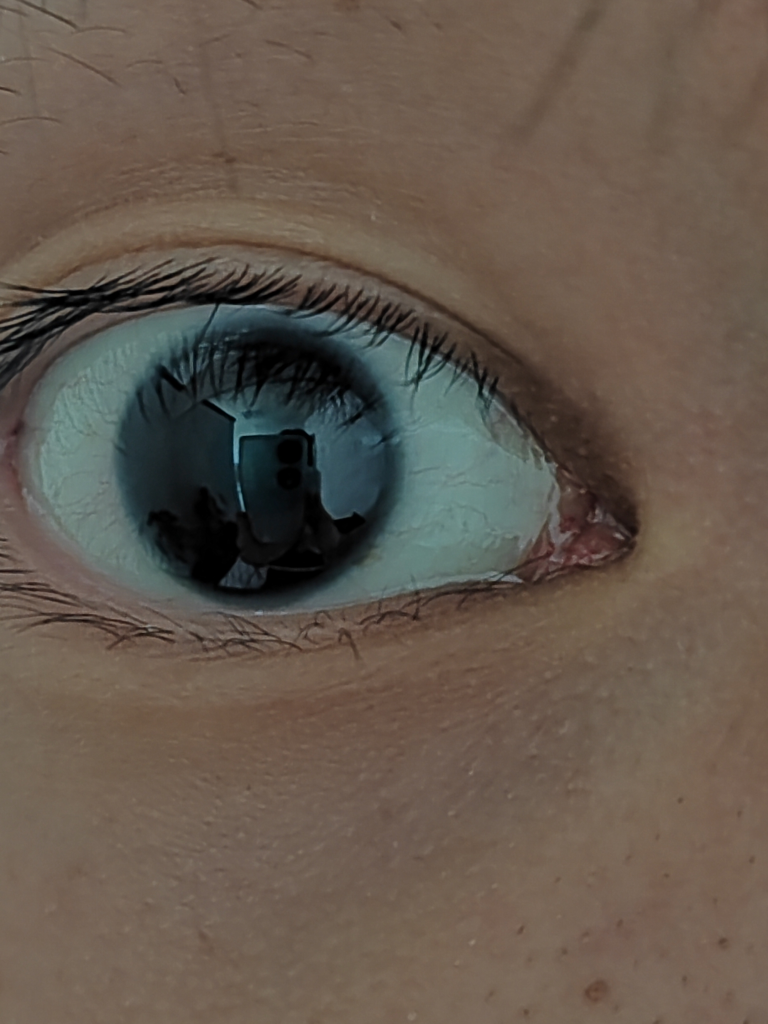
#> input picture img/IMG_20260604_121015.jpg, 3072 x 4096 px (shown at 1/4 size)
$ python -i eye_iris_detect.py   (imports and definitions only)
#> lines starting #> are read from the running program, lines starting #| are printed output that depends on the picture; after the words box and inside, x2 and y2 are one past the last pixel; in counts of white or black regions, pixels touching at a corner belong together
#> further down, picture is the input picture: shape (4096, 3072, 3); mean B, G, R 77.2, 88.4, 100.5
"""眼部特写图：基于瞳孔边界与虹膜外缘定位取色环带。"""

from dataclasses import dataclass
from typing import Optional, Tuple

import cv2
import numpy as np

from app.services.scope_field import ScopeField


@dataclass
class PupilEstimate:
    """瞳孔估计结果。"""

    center_x: int
    center_y: int
    radius: float
    confidence: float = 0.0
    method: str = "unknown"
    candidate_count: int = 0
    candidate_mask: Optional[np.ndarray] = None


@dataclass
class IrisRingEstimate:
    """虹膜环带估计结果。"""

    mask: np.ndarray
    outer_radius: float
    inner_radius: float
    sample_pixel_count: int
    iris_outer_method: str
    iris_confidence: float


@dataclass
class IrisDiskEstimate:
    """黑盘直检结果：把瞳孔+虹膜当作一个暗圆盘定位。"""

    center_x: int
    center_y: int
    iris_radius: float
    pupil_radius: float
    confidence: float
    method: str = "iris_disk"
    pupil_estimated: bool = True
    candidate_mask: Optional[np.ndarray] = None


# [41 lines left out: function suppress_specular, not called in this run]


def _preprocess_luminance(image_bgr: np.ndarray) -> np.ndarray:
    """用亮度通道做轻量归一化，降低局部光照对阈值的影响。"""
    hsv = cv2.cvtColor(image_bgr, cv2.COLOR_BGR2HSV)
    v_channel = hsv[:, :, 2]
    clahe = cv2.createCLAHE(clipLimit=2.0, tileGridSize=(8, 8))
    enhanced = clahe.apply(v_channel)
    return cv2.GaussianBlur(enhanced, (5, 5), 1.2)


# [135 lines left out: functions _center_roi_bounds, _detect_pupil_hough, _detect_pupil_candidates, not called in this run]


def _sample_luminance_at(image: np.ndarray, x: np.ndarray, y: np.ndarray) -> np.ndarray:
    h, w = image.shape[:2]
    x_clipped = np.clip(np.rint(x).astype(np.int32), 0, w - 1)
    y_clipped = np.clip(np.rint(y).astype(np.int32), 0, h - 1)
    return image[y_clipped, x_clipped].astype(np.float32)


# [248 lines left out: functions _ray_spec_fraction, _smooth_profile, _refine_pupil_boundary, _estimate_iris_outer_radius, detect_pupil, build_iris_ring_from_pupil and 2 more, not called in this run]


def _surround_stats(
    luminance: np.ndarray,
    cx: float,
    cy: float,
    radius: float,
    inside_mean: float,
    margin: float,
) -> Tuple[float, float]:
    """返回 (外亮于内的角度占比, 外侧平均亮度)。"""
    angles = np.linspace(0, 2 * np.pi, 24, endpoint=False)
    out_r = radius * 1.18
    xs = cx + np.cos(angles) * out_r
    ys = cy + np.sin(angles) * out_r
    values = _sample_luminance_at(luminance, xs, ys)
    support = float(np.mean(values > inside_mean + margin))
    return support, float(np.mean(values))


# [16 lines left out: function _fit_circle_kasa, not called in this run]


def _estimate_pupil_in_disk(
    luminance: np.ndarray,
    cx: float,
    cy: float,
    iris_r: float,
    pupil_iris_ratio: float,
) -> Tuple[float, bool]:
    """
    在黑盘内尝试找更暗的瞳孔核。

    深色融合眼里瞳孔与虹膜亮度几乎一致，找不到时按 pupil_iris_ratio 估算。
    返回 (pupil_radius, estimated)。estimated=True 表示用比例兜底。
    """
    h, w = luminance.shape[:2]
    fallback = float(iris_r * pupil_iris_ratio)
    r_search = int(iris_r * 0.75)
    x1 = max(int(cx - r_search), 0)
    x2 = min(int(cx + r_search), w)
    y1 = max(int(cy - r_search), 0)
    y2 = min(int(cy + r_search), h)
    roi = luminance[y1:y2, x1:x2]
    if roi.size == 0:
        return fallback, True

    thr = float(np.percentile(roi, 15))
    dark = (roi <= thr).astype(np.uint8) * 255
    kernel = cv2.getStructuringElement(cv2.MORPH_ELLIPSE, (5, 5))
    dark = cv2.morphologyEx(dark, cv2.MORPH_OPEN, kernel)
    dark = cv2.morphologyEx(dark, cv2.MORPH_CLOSE, kernel)

    contours, _ = cv2.findContours(dark, cv2.RETR_EXTERNAL, cv2.CHAIN_APPROX_SIMPLE)
    local_cx, local_cy = cx - x1, cy - y1
    min_r = iris_r * 0.12
    max_r = iris_r * 0.65
    best_r = None
    best_dist = float("inf")
    for cnt in contours:
        area = cv2.contourArea(cnt)
        if area < np.pi * min_r * min_r:
            continue
        (ex, ey), enclosing_r = cv2.minEnclosingCircle(cnt)
        if enclosing_r < min_r or enclosing_r > max_r:
            continue
        perimeter = cv2.arcLength(cnt, True)
        if perimeter <= 0:
            continue
        circularity = 4.0 * np.pi * area / (perimeter * perimeter)
        if circularity < 0.5:
            continue
        dist = (ex - local_cx) ** 2 + (ey - local_cy) ** 2
        if dist < best_dist:
            best_dist = dist
            best_r = float(enclosing_r)

    if best_r is not None:
        return best_r, False
    return fallback, True


# [179 lines left out: functions _detect_pupil_core, _limbus_arc_score, _outer_limbus_radius, _fit_limbus, not called in this run]


def _inside_mean(luminance: np.ndarray, cx: float, cy: float, radius: float) -> float:
    """圆盘内（取 0.7r 避开边界）平均亮度。"""
    mask = np.zeros(luminance.shape, dtype=np.uint8)
    cv2.circle(mask, (int(cx), int(cy)), max(int(radius * 0.7), 1), 255, -1)
    return float(cv2.mean(luminance, mask=mask)[0])


def _sclera_fraction(
    hsv: np.ndarray,
    cx: float,
    cy: float,
    radius: float,
    v_min: float,
    s_max: float,
) -> float:
    """外侧环带中「偏白巩膜」（高亮度、低饱和）像素占比，用于区分虹膜与眉毛。"""
    angles = np.linspace(0, 2 * np.pi, 32, endpoint=False)
    out_r = radius * 1.15
    xs = cx + np.cos(angles) * out_r
    ys = cy + np.sin(angles) * out_r
    s_vals = _sample_luminance_at(hsv[:, :, 1], xs, ys)
    v_vals = _sample_luminance_at(hsv[:, :, 2], xs, ys)
    whitish = (v_vals > v_min) & (s_vals < s_max)
    return float(np.mean(whitish))


def _bilateral_sclera_fraction(
    hsv: np.ndarray,
    cx: float,
    cy: float,
    radius: float,
    v_min: float,
    s_max: float,
) -> float:
    """
    左右两侧楔形各自的「偏白巩膜」占比，取较小值。

    真实虹膜被巩膜水平包围，左右两侧都应有白色；眉毛/睫毛被皮肤包围，
    两侧都没有白巩膜。取双侧最小值可拒绝「单侧偶然有亮皮肤」的假阳性。
    """
    out_r = radius * 1.15

    def _wedge(center_deg: float) -> float:
        angles = np.deg2rad(np.linspace(center_deg - 35.0, center_deg + 35.0, 13))
        xs = cx + np.cos(angles) * out_r
        ys = cy + np.sin(angles) * out_r
        s_vals = _sample_luminance_at(hsv[:, :, 1], xs, ys)
        v_vals = _sample_luminance_at(hsv[:, :, 2], xs, ys)
        return float(np.mean((v_vals > v_min) & (s_vals < s_max)))

    right = _wedge(0.0)
    left = _wedge(180.0)
    return min(left, right)


def detect_iris_disk(
    image_bgr: np.ndarray,
    dark_percentile: float = 35.0,
    min_radius_ratio: float = 0.12,
    max_radius_ratio: float = 0.45,
    circularity_min: float = 0.55,
    surround_contrast: float = 8.0,
    surround_support_min: float = 0.45,
    pupil_iris_ratio: float = 0.30,
    sclera_min: float = 0.10,
    sclera_v_min: float = 150.0,
    sclera_s_max: float = 60.0,
    sclera_bilateral_min: float = 0.0,
    target_min_dim: int = 700,
    scope: Optional[ScopeField] = None,
    scope_iris_min_ratio: float = 0.35,
    scope_iris_max_ratio: float = 0.75,
    limbus_edge_scale: float = 1.06,
) -> Optional[IrisDiskEstimate]:
    """
    黑盘直检：直接用 Hough 找虹膜/巩膜的圆形边界，再用「内暗外亮」验证。

    适用于瞳孔与虹膜融成一团黑、且与睫毛/眉毛/眼窝阴影连成一片的实拍图——
    此时暗区连通域不再是圆，必须靠圆形边界（梯度）而非暗区面积定位。

    scope 非空（镜筒特写）时启用视场先验：虹膜半径限制在视场半径的
    [scope_iris_min_ratio, scope_iris_max_ratio] 区间、圆心须在视场内、
    环绕验证只看下方 240° 弧段（上方是眼皮）。
    """
#> called with dark_percentile = 35, min_radius_ratio = 0.12, max_radius_ratio = 0.45, circularity_min = 0.55, surround_contrast = 8, surround_support_min = 0.45, pupil_iris_ratio = 0.3, sclera_min = 0.1
    h, w = image_bgr.shape[:2]
    min_dim = min(h, w)

    # 大图先降采样，兼顾 Hough 速度与稳定性
    target = target_min_dim
    scale = target / min_dim if min_dim > target else 1.0
    small = (
        cv2.resize(image_bgr, None, fx=scale, fy=scale, interpolation=cv2.INTER_AREA)
        if scale < 1.0
        else image_bgr
    )
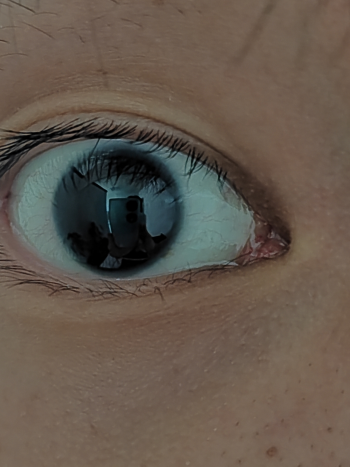
#> small: shape (933, 700, 3) (shown at 1/2 size); mean B, G, R 77.2, 88.4, 100.5
    luminance = _preprocess_luminance(small)
#> in _preprocess_luminance, `v_channel = hsv[:, :, 2]`:
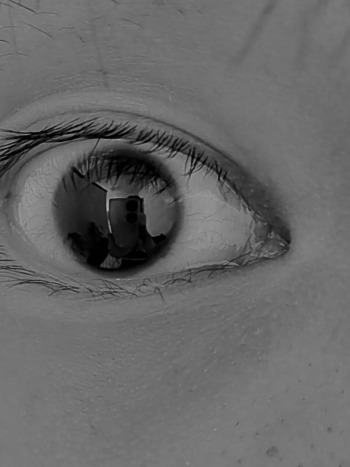
#> v_channel: shape (933, 700) (shown at 1/2 size); min 0, max 181, mean 103.5
#> in _preprocess_luminance, `enhanced = clahe.apply(v_channel)`:
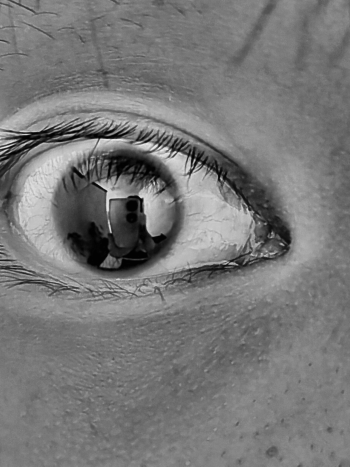
#> enhanced: shape (933, 700) (shown at 1/2 size); min 1, max 236, mean 119.6
    hsv = cv2.cvtColor(small, cv2.COLOR_BGR2HSV)
    sh, sw = luminance.shape[:2]
    s_min_dim = min(sh, sw)

    scope_cx = scope_cy = scope_r = None
    if scope is not None:
        scope_cx = scope.center_x * scale
        scope_cy = scope.center_y * scale
        scope_r = scope.radius * scale

    if scope_r is not None:
        # 镜筒特写主路径：角膜缘圆拟合定中心+半径，再在虹膜内找瞳孔半径
        limbus = _fit_limbus(
            luminance, scope_cx, scope_cy, scope_r,
            scope_iris_min_ratio, scope_iris_max_ratio,
        )
        if limbus is not None:
            lcx, lcy, iris_r, confidence = limbus
            # Daugman 响应峰在梯度最陡处（略偏角膜缘内侧），小幅外扩贴合可见边缘
            iris_r = min(iris_r * limbus_edge_scale, scope_r * scope_iris_max_ratio)
        else:
            # 稳健兜底：以视场中心 + 虹膜/视场半径经验中位数（实测 ~0.52）
            lcx, lcy, iris_r, confidence = scope_cx, scope_cy, scope_r * 0.52, 0.35
        # 瞳孔半径：优先在虹膜内检出真实瞳孔，失败按比例兜底
        pupil = _detect_pupil_core(luminance, lcx, lcy, scope_r)
        if pupil is not None and abs(pupil[2]) < iris_r * 0.9:
            pr = pupil[2]
            estimated = False
        else:
            pr = iris_r * pupil_iris_ratio
            estimated = True
        inv = 1.0 / scale
        candidate_mask = np.zeros((h, w), dtype=np.uint8)
        cv2.circle(
            candidate_mask, (int(lcx * inv), int(lcy * inv)), int(iris_r * inv), 255, 2
        )
        return IrisDiskEstimate(
            center_x=int(lcx * inv),
            center_y=int(lcy * inv),
            iris_radius=float(iris_r * inv),
            pupil_radius=float(pr * inv),
            confidence=confidence,
            method="iris_disk_limbus",
            pupil_estimated=estimated,
            candidate_mask=candidate_mask,
        )
    else:
        min_r = max(int(s_min_dim * min_radius_ratio), 8)
        max_r = max(int(s_min_dim * max_radius_ratio), min_r + 1)
    blurred = cv2.medianBlur(luminance, 5)

    # 多阈值收集候选并去重：严阈值给强边界，松阈值补遮挡/弱边界。
    # 镜筒图（有视场先验）三档全量收集后统一评分，避免小假圆挤掉被遮挡的真虹膜；
    # 普通图保留「凑够 2 个候选提前短路」，与既有回归基线一致。
    candidates: dict = {}
    for param2 in (30, 22, 16):
        circles = cv2.HoughCircles(
            blurred,
            cv2.HOUGH_GRADIENT,
            dp=1.2,
            minDist=min_r,
            param1=50,
            param2=param2,
            minRadius=min_r,
            maxRadius=max_r,
        )
        if circles is not None:
            for circle in circles[0]:
                cx, cy, radius = float(circle[0]), float(circle[1]), float(circle[2])
                key = (round(cx / 12), round(cy / 12), round(radius / 12))
                candidates.setdefault(key, (cx, cy, radius))
        if scope is None and len(candidates) >= 2:
            break
#> after the loop, candidates = 65 items
    if not candidates:
        return None

    img_cx, img_cy = sw / 2.0, sh / 2.0
    best = None
    best_score = -float("inf")
    for cx, cy, radius in candidates.values():
        inside = _inside_mean(luminance, cx, cy, radius)
        support, outside = _surround_stats(
            luminance, cx, cy, radius, inside, surround_contrast * 0.5
        )
        contrast = outside - inside
        # 虹膜与巩膜的强反差是区分「眼睛」与「眉毛/睫毛/皮肤暗块」的关键：
        # 眉毛被皮肤包围时反差≈0，虹膜被巩膜包围时反差很大。
        if contrast < surround_contrast or support < surround_support_min:
            continue
        # 偏白巩膜占比作为加分项（不作硬门槛，避免暗光巩膜被误杀）
        sclera = _sclera_fraction(hsv, cx, cy, radius, sclera_v_min, sclera_s_max)
        # 双侧巩膜合理性：眉毛/睫毛两侧都被皮肤包围、无白巩膜，可据此拒绝
        bilateral = _bilateral_sclera_fraction(hsv, cx, cy, radius, sclera_v_min, sclera_s_max)
        if sclera_bilateral_min > 0.0 and bilateral < sclera_bilateral_min:
            continue

        darkness = 1.0 - min(inside / 255.0, 1.0)
        dist_norm = ((cx - img_cx) ** 2 + (cy - img_cy) ** 2) ** 0.5 / max(sw, sh)
        score = (
            min(contrast / 80.0, 1.0) * 2.2
            + support * 1.2
            + darkness * 0.8
            + sclera * 0.8
            + bilateral * 0.8
            - dist_norm * 0.5
        )
        if score > best_score:
            best_score = score
            best = (cx, cy, radius, support, sclera)
#> this loop made 65 passes
#> (cx, cy, radius, inside, support, outside, contrast) on pass 1: (237, 379.8, 215.3, 95.13, 0.792, 118.9, 23.74)

    if best is None:
        return None

    cx, cy, iris_r, support, sclera = best
    pupil_r, estimated = _estimate_pupil_in_disk(luminance, cx, cy, iris_r, pupil_iris_ratio)
#> in _estimate_pupil_in_disk, `roi = luminance[y1:y2, x1:x2]`:
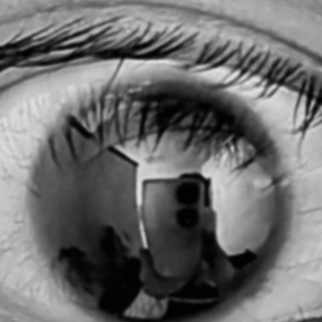
#> roi: shape (322, 322); min 1, max 225, mean 109
#> in _estimate_pupil_in_disk, `dark = (roi <= thr).astype(np.uint8) * 255`:
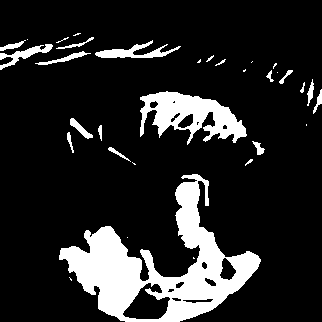
#> dark: shape (322, 322); 15.2% white; 33 white regions (14 under 20 px), largest, box (x1, y1, x2, y2) and area: (59, 174, 261, 322) 10580, (140, 91, 247, 145) 2926, (95, 40, 181, 58) 590
#> in _estimate_pupil_in_disk, `dark = cv2.morphologyEx(dark, cv2.MORPH_CLOSE, kernel)`:
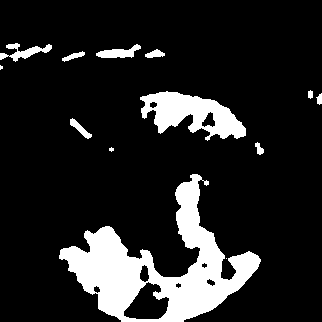
#> dark: shape (322, 322); 14.2% white; 13 white regions (3 under 20 px), largest, box (x1, y1, x2, y2) and area: (59, 174, 261, 322) 10615, (140, 91, 246, 141) 2807, (0, 43, 52, 62) 382
#> the loop in _estimate_pupil_in_disk, `for cnt in contours:` made 13 passes
#> cnt on pass 1: [[226, 258]]

    inv = 1.0 / scale
    cx_full = cx * inv
    cy_full = cy * inv
    iris_r_full = iris_r * inv
    pupil_r_full = pupil_r * inv
    confidence = float(np.clip(0.30 + support * 0.35 + sclera * 0.6, 0.30, 0.95))

    candidate_mask = np.zeros((h, w), dtype=np.uint8)
    cv2.circle(candidate_mask, (int(cx_full), int(cy_full)), int(iris_r_full), 255, 2)
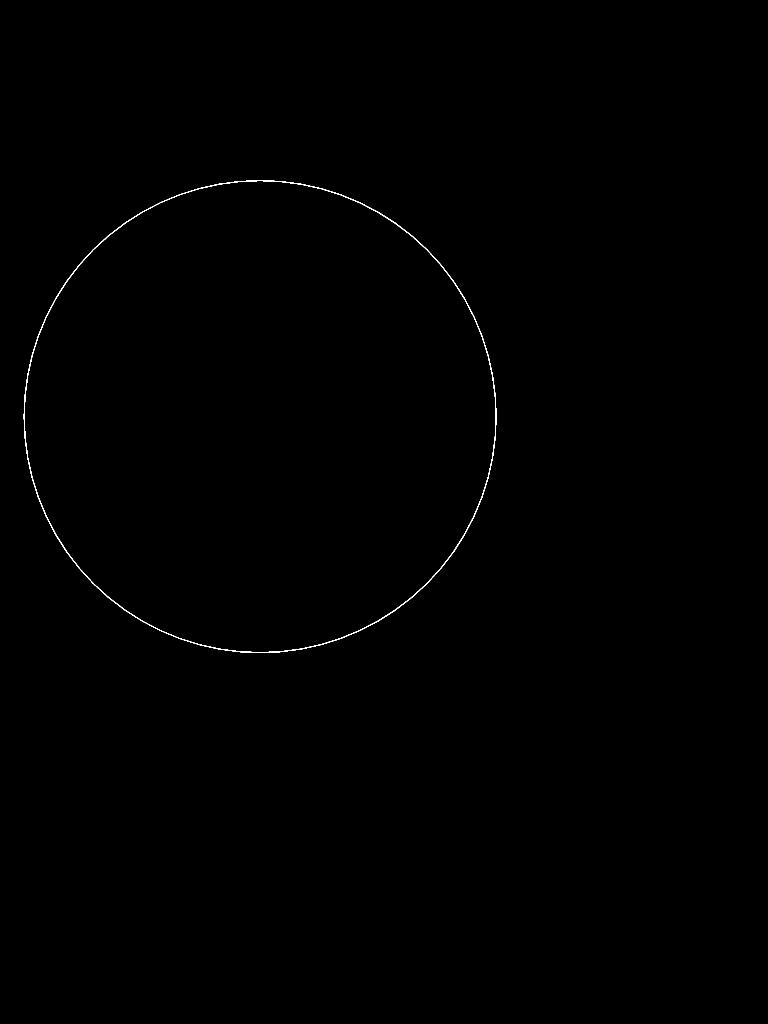
#> candidate_mask: shape (4096, 3072) (shown at 1/4 size); 0.14% white in thin lines or dots, all inside (x1, y1, x2, y2) = (95, 721, 1986, 2612)

    return IrisDiskEstimate(
        center_x=int(cx_full),
        center_y=int(cy_full),
        iris_radius=float(iris_r_full),
        pupil_radius=float(pupil_r_full),
        confidence=confidence,
        method="iris_disk",
        pupil_estimated=estimated,
        candidate_mask=candidate_mask,
    )


# [30 lines left out: function build_ring_from_disk, not called in this run]

>>> import cv2
>>> picture = cv2.imread('../../../img/IMG_20260604_121015.jpg')
>>> result = detect_iris_disk(picture)

$ run again, on img/IMG_20260604_121018.jpg
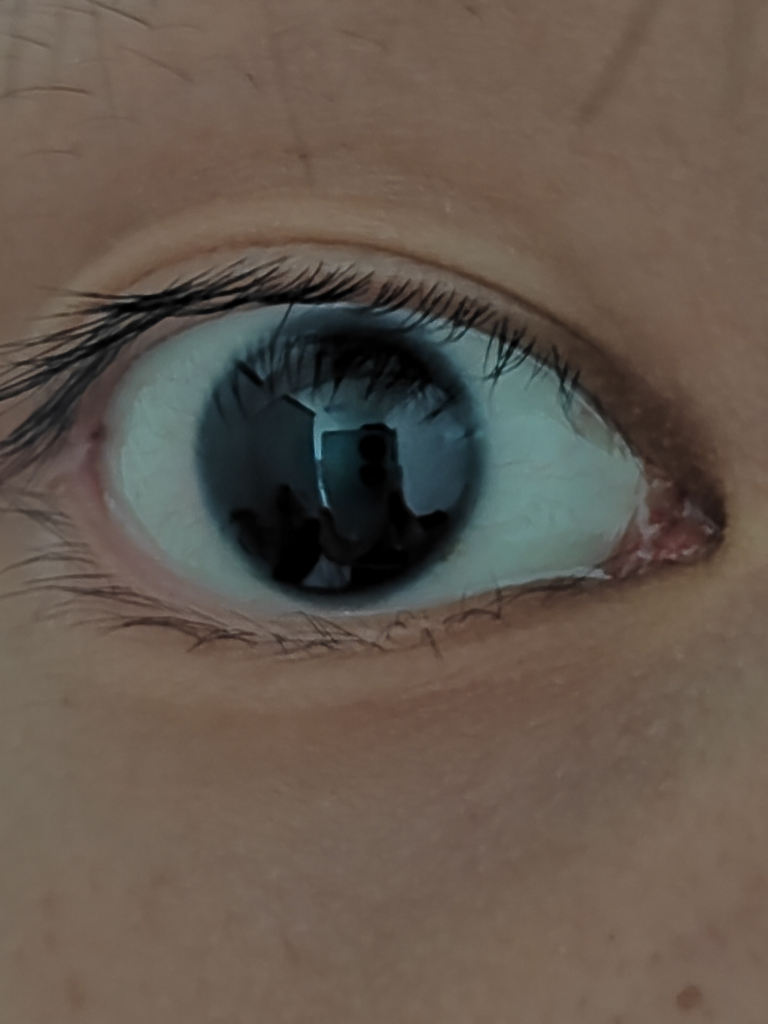
#> input picture img/IMG_20260604_121018.jpg, 3072 x 4096 px (shown at 1/4 size)
#> picture is the input picture: shape (4096, 3072, 3); mean B, G, R 77.7, 88.1, 100.1
#> hsv: shape (933, 700, 3); mean H, S, V 24.3, 68.7, 103
#> after the loop in detect_iris_disk, `for param2 in (30, 22, 16):`: candidates = 51 items
#> the loop in detect_iris_disk, `for cx, cy, radius in candidates.values():` made 51 passes
#> (cx, cy, radius, inside, support, outside, contrast) on pass 1: (231, 411, 192.6, 107.4, 0.917, 146.2, 38.79)
#> in _estimate_pupil_in_disk, `dark = (roi <= thr).astype(np.uint8) * 255`:
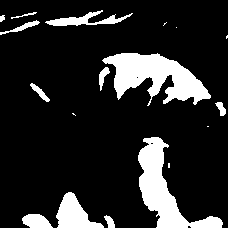
#> dark: shape (228, 228); 15.5% white; 18 white regions (6 under 20 px), largest, box (x1, y1, x2, y2) and area: (102, 53, 211, 106) 3015, (138, 137, 223, 228) 2613, (56, 192, 104, 228) 910
#> the loop in _estimate_pupil_in_disk, `for cnt in contours:` made 11 passes
#> in detect_iris_disk, `cv2.circle(candidate_mask, (int(cx_full), int(cy_full)), int(iris_r_fu..`:
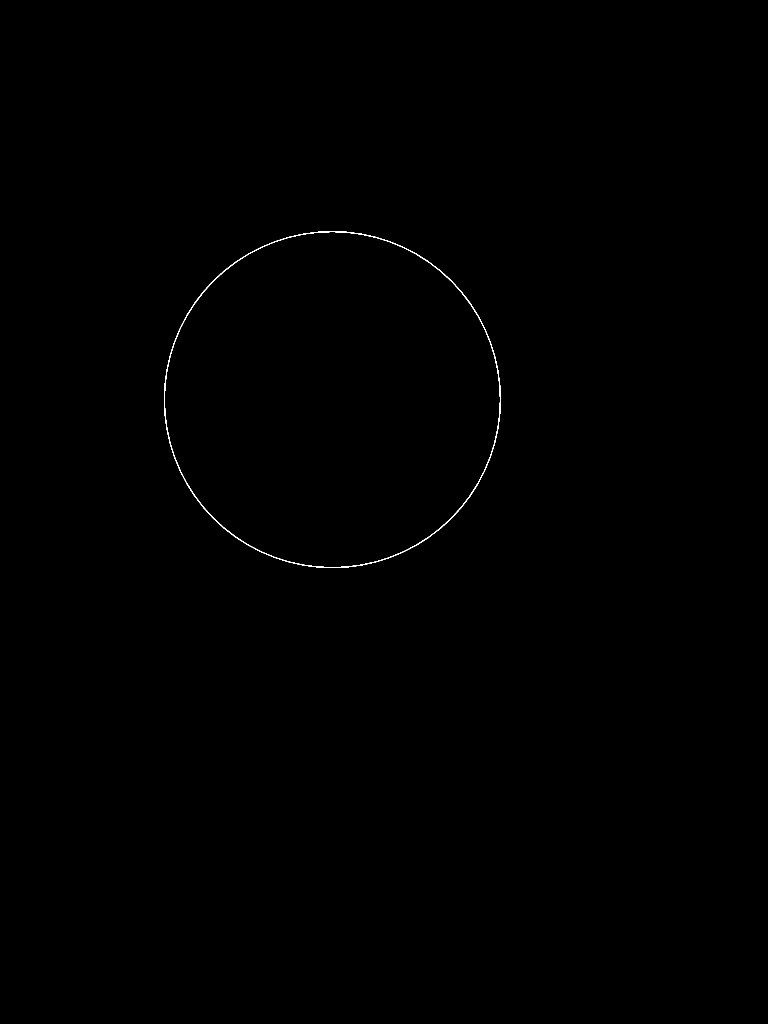
#> candidate_mask: shape (4096, 3072) (shown at 1/4 size); 0.1% white in thin lines or dots, all inside (x1, y1, x2, y2) = (656, 925, 2003, 2272)
